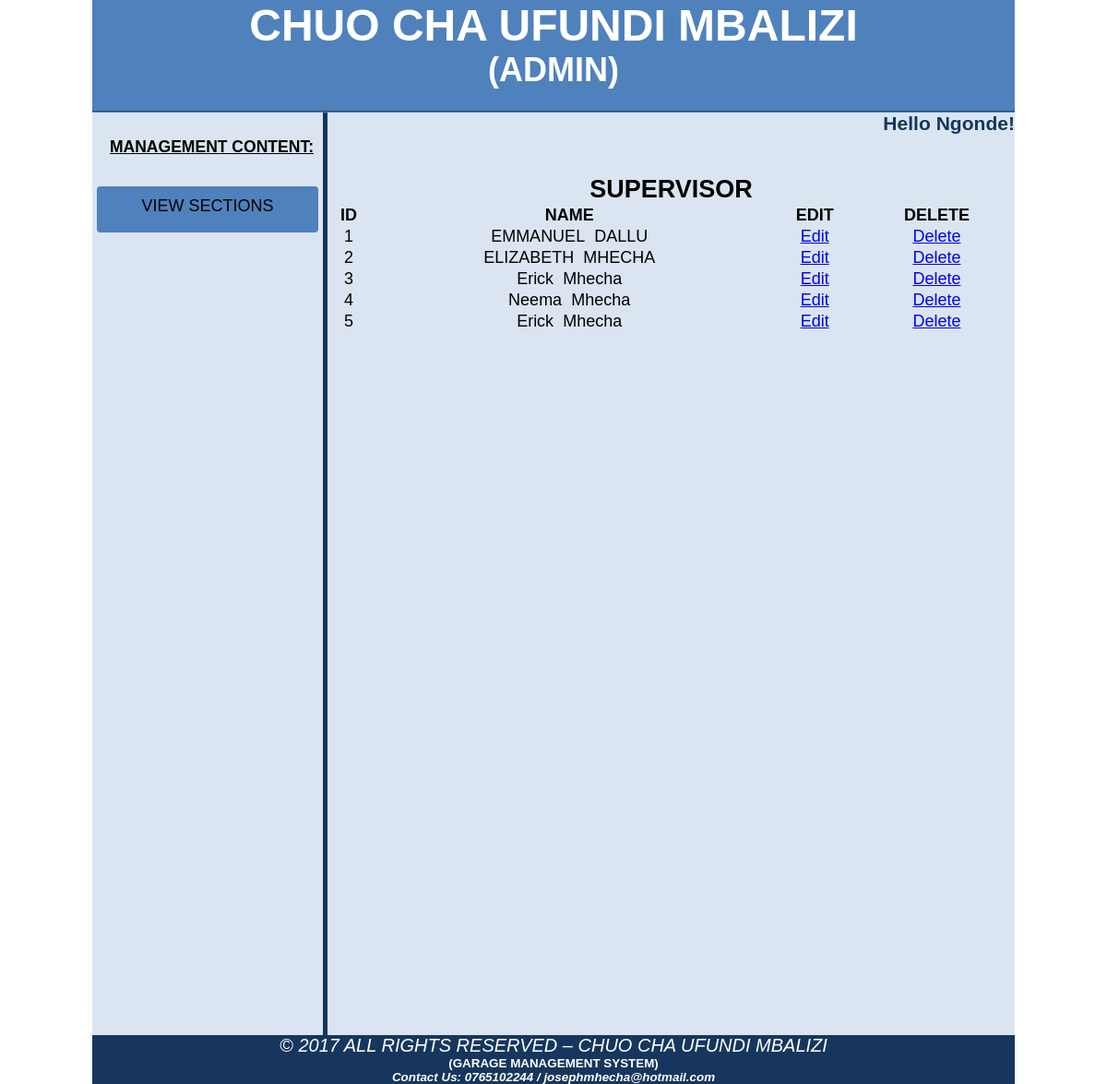
The page /admin/includes/view_supervisor.php (signed in) on the database its author committed.
### tables this page shows
CREATE TABLE `supervisor` (
  `s_id` int(10) NOT NULL,
  `s_fname` varchar(100) NOT NULL,
  `s_lname` varchar(100) NOT NULL,
  `s_pno` varchar(50) NOT NULL,
  `s_gender` text NOT NULL,
  `s_pass` varchar(100) NOT NULL
);

### admin/includes/view_supervisor.php (the view, shortened to what this page needs)
<?php
if(!isset($_SESSION['a_lname'])){
	echo "<script>window.open('login.php?not_authorize=Authentication failure! Please Contact System Admin.','_self')</script>";
}
else {
?>
<!doctype html>
<html>
<head>
<link rel="stylesheet"  href="style.css" />
<link rel="stylesheet"  href="box_style.css" />
</head>
<body>
<div class="wrapper">
	<div class="header" align="center"><h1>CHUO CHA UFUNDI MBALIZI</h1><h2>(ADMIN)</h2></div>
	<div class="left">
	<br>
		<h3 style="padding: 10px; text-decoration: underline; font-weight: bold; ">MANAGEMENT CONTENT:</h3>
	<br>
		<button class="button" style="vertical-align: middle"><span><a href="http://localhost/GMS/admin/index.php?view_user">VIEW SECTIONS</a></span></button>
	</div>
	<div class="right">
	<h3 style="color: #16365d; text-align: right;"> Hello  <?php echo ucwords($_SESSION['a_lname']); ?>! </h3>
	<div align="center"> <br /> <br />
<table align="center" bgcolor="#dbe5f1" width="745">
	<tr>
		<td colspan="10" align="center" bgcolor="#dbe5f1" ><h2>SUPERVISOR</h2></td>
	</tr>
	<tr>
		<th>ID</th>
		<th>NAME</th>
		<th>EDIT</th>
		<th>DELETE</th>
	</tr>
<?php
include ("db_con.php");
	$get_supervisor= "select * from supervisor";
	$run_supervisor = mysqli_query($con, $get_supervisor);
	$i=1;
	while ($row_supervisor = mysqli_fetch_array($run_supervisor, MYSQLI_ASSOC)){
		$s_id = $row_supervisor['s_id'];
		$s_fname = $row_supervisor['s_fname'];
		$s_lname = $row_supervisor['s_lname'];
?>
   <tr align="center">
	    <td><?php echo $i++; $s_id ?></td>
	    <td><?php echo $s_fname; ?>&nbsp;&nbsp;<?php echo $s_lname; ?></td>
	    <td><a href="index.php?edit_supervisor=<?php echo $s_id; ?>">Edit</a></td>
	    <td><a href="delete_supervisor.php?delete_supervisor=<?php echo $s_id; ?>"onclick="return confirm('Are you sure you want to delete?')">Delete</a></td>
  </tr>
<?php } ?>
</table>
	</div>
</div>
</body>
	<div align="center" style="background-color:#16365d; font-size: 20px; color: #fff;" >
	<i>© 2017 ALL RIGHTS RESERVED – CHUO CHA UFUNDI MBALIZI</i>
	<h6>(GARAGE MANAGEMENT SYSTEM)</h6>
	<h6><i>Contact Us: 0765102244 / josephmhecha@hotmail.com<i></h6>
	</div>
</html>
<?php } ?>

### admin/includes/style.css (style rules this page uses)
html, body, div, span, applet, object, iframe, h1, h2, h3, h4, h5, h6, p, blockquote, pre, a, abbr, acronym, address, big, cite, code, del, dfn, em, img, ins, kbd, q, s, samp, small, strike, strong, sub, sup, tt, var, b, u, i, center, dl, dt, dd, ol, ul, li, fieldset, form, label, legend, table, caption, tbody, tfoot, thead, tr, th, td, article, aside, canvas, details, embed, figure, figcaption, footer, header, hgroup, menu, nav, output, ruby, section, summary, time, mark, audio, video { margin: 0; padding: 0; border: 0; vertical-align: baseline; }
body { background-color:white; font-family: "Century Gothic", CenturyGothic, Geneva, AppleGothic, sans-serif; }
.wrapper { width: 1000px; margin: auto; }
.header { font-size: 24px; color: #fff; background-color: #4f81bc; height: 120px; width: 1000px; border-bottom-width: 2px; border-bottom-style: groove; border-bottom-color: #4f81bc; }
.left { font-size: 15px; font-weight: bold; background-color: #dbe5f1; text-align: right; display: block; float: left; height: 1000px; width: 250px; border-right-style: groove; border-right-color: #4f81bc; }
.left a { text-decoration: none; color: #000; font-size: 18px; text-align: right; padding: 8px; margin-bottom: 8px; display: block; }
.right { font-size: 18px; color: #000; background: #dbe5f1; float: right; height: 1000px; width: 745px; }
.button { display: inline-block; border-radius: 4px; background-color: #4f81bc; border: none; color: #FFFFFF; text-align: center; font-size: 28px; padding: 2px; width: 240px; transition: all 0.5s; cursor: pointer; margin: 5px; }
.button span { cursor: pointer; display: inline-block; position: relative; transition: 0.5s; }
.button span:after { content: '\00bb'; position: absolute; opacity: 0; top: 0; right: -20px; transition: 0.5s; }

### rows shown on the page
supervisor: s_fname "EMMANUEL", s_lname "DALLU"
supervisor: s_fname "ELIZABETH", s_lname "MHECHA"
supervisor: s_fname "Erick", s_lname "Mhecha"
supervisor: s_fname "Neema", s_lname "Mhecha"
supervisor: s_fname "Erick", s_lname "Mhecha"

### other values the page prints
$_SESSION['a_lname'] "Ngonde"
